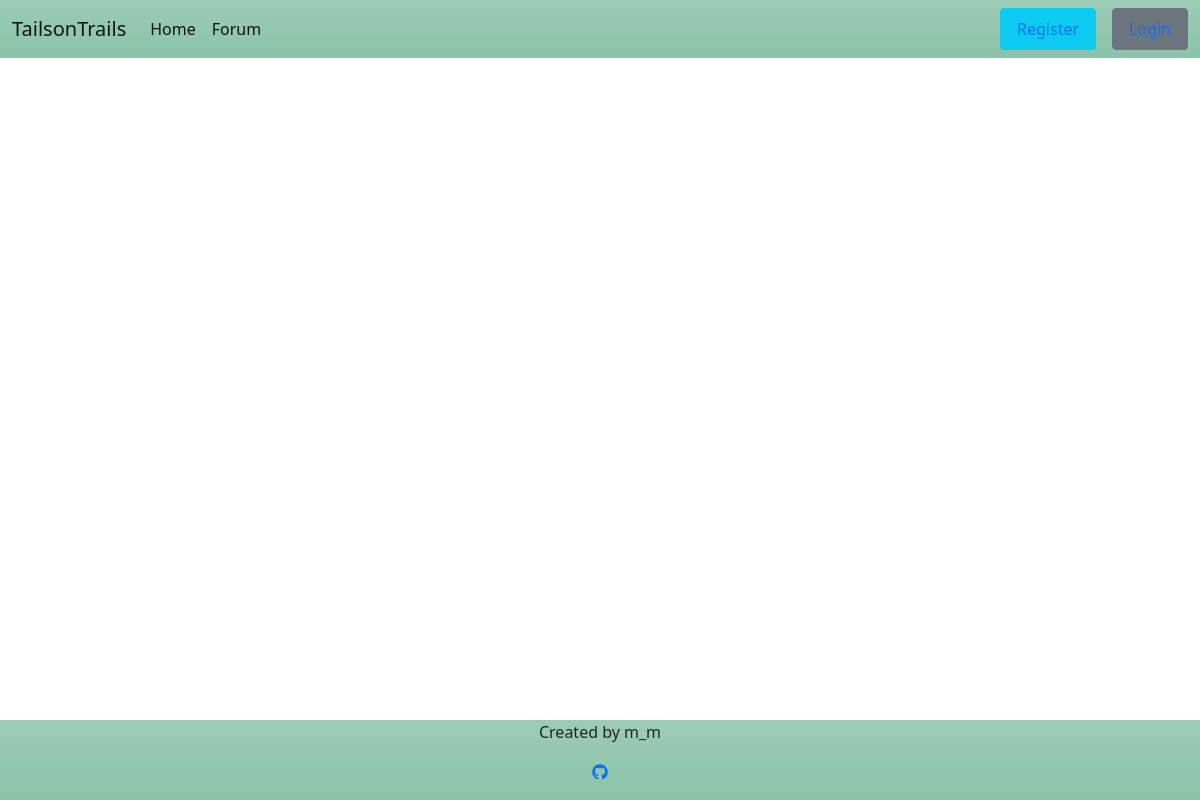
/posts/, run on an earlier commit of the app's database.
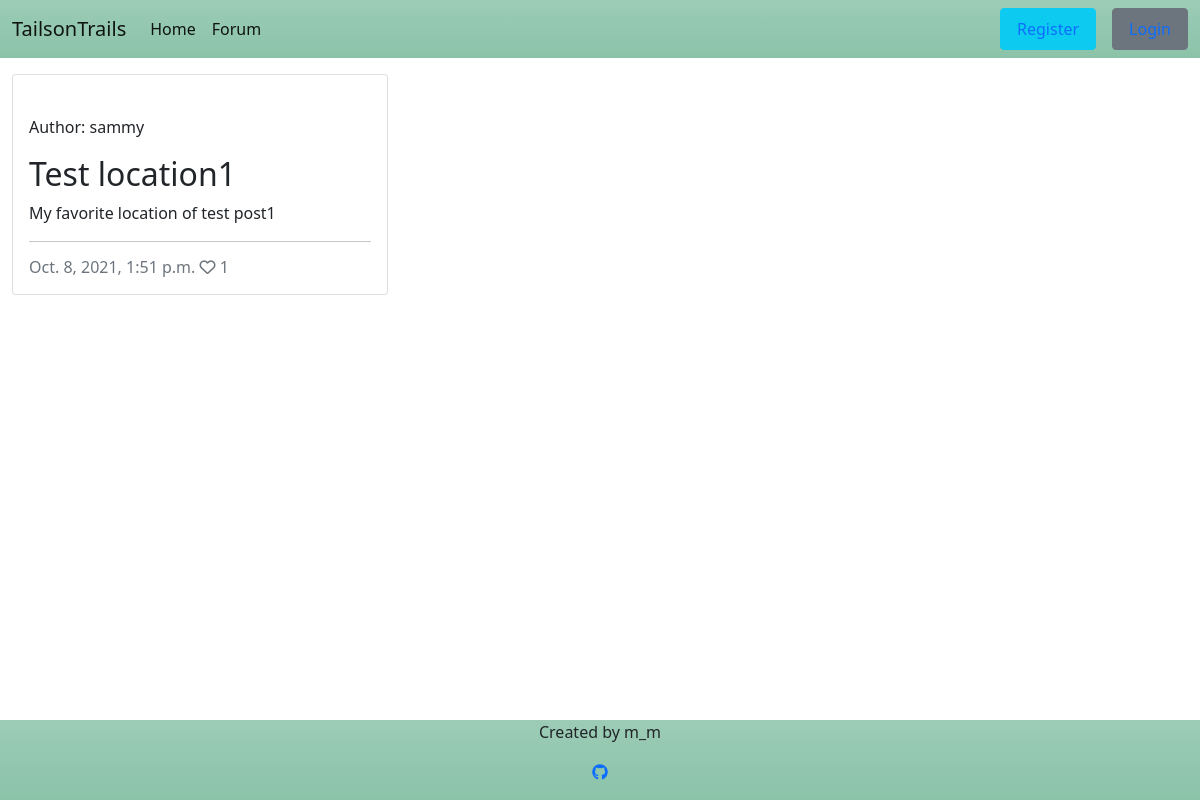
And on a later commit of the database.
### forum/models.py (models this page shows, shortened)
class Post(models.Model):
    location = models.CharField(max_length=50)
    slug = models.SlugField(max_length=200, unique=True)
    author = models.ForeignKey(
        User, on_delete=models.CASCADE, related_name="forum_posts"
    )
    featured_image = CloudinaryField('image', default='placeholder')
    excerpt = models.TextField(blank=True)
    updated_on = models.DateTimeField(auto_now=True)
    content = models.TextField()
    difficulty_hard = models.BooleanField(default=False)
    difficulty_moderate = models.BooleanField(default=False)
    difficulty_easy = models.BooleanField(default=False)
    breed_big = models.BooleanField(default=False)
    breed_mid = models.BooleanField(default=False)
    breed_sml = models.BooleanField(default=False)
    created_on = models.DateTimeField(auto_now_add=True)
    status = models.IntegerField(choices=STATUS, default=0)
    likes = models.ManyToManyField(
        User, related_name='blogpost_like', blank=True)
    class Meta:
        ordering = ["-created_on"]
    def number_of_likes(self):
        return self.likes.count()

### forum/views.py (the view)
# urls.py: path('posts/', views.PostList.as_view(), name='posts'),
class PostList(generic.ListView):
    model = Post
    queryset = Post.objects.filter(status=1).order_by("-created_on")
    template_name = "post_list.html"
    paginate_by = 6

### templates/post_list.html (shortened to what this page needs)
{% extends "base.html" %}
{% block content %}
<div class="container-fluid">
    <div class="row">
        <div class="col-12 mt-3 left">
            <div class="row">
                {% for post in post_list %}
                <div class="col-md-4">
                    <div class="card mb-4">
                        <div class="card-body">
                            <div class="image-container">
                                <div class="image-flash">
                                    <p class="author">Author: {{ post.author }}</p>
                                </div>
                            </div>
                            <div>
                                <h2 class="card-title">{{ post.location }}</h2>
                                <p class="card-text">{{ post.excerpt }}</p>
                            </div>
                            <hr />
                            <p class="card-text text-muted h6">{{ post.created_on}} <i class="far fa-heart"></i>
                                {{ post.number_of_likes }}</p>
                        </div>
                    </div>
                </div>
                {% endfor %}
            </div>
        </div>
    </div>
</div>
{%endblock%}

### templates/base.html (shortened to what this page needs)
{% load static %}
<!DOCTYPE html>
<html lang="en">
<head>
    <link href="https://cdn.jsdelivr.net/npm/bootstrap@5.1.1/dist/css/bootstrap.min.css" rel="stylesheet"
>
    <link rel="stylesheet" href="{% static 'css/style.css' %}">
</head>
<body>
    <header>
        <nav class="navbar navbar-expand-lg navbar-light bg-success bg-gradient bg-opacity-50">
            <div class="container-fluid">
                <a class="navbar-brand" href="{% url 'home' %}"><span class="brand">T<span>ails</span>on<span
                            class="brand">T</span>rails</span></span></a>
                <div class="collapse navbar-collapse" id="navbarText">
                    <ul class="navbar-nav me-auto mb-2 mb-lg-0">
                        <li class="nav-item">
                            <a class="nav-link active" aria-current="page" href="{% url 'home' %}">Home</a>
                        </li>
                        <li class="nav-item">
                            <a class="nav-link active" aria-current="page" href="{% url 'posts' %}">Forum</a>
                        </li>
                    </ul>
                    <ul class="nav">
                        {% if user.is_authenticated %}
                        <li class="nav-item">
                            <a class="nav-link btn btn-info" href="{% url 'account_logout' %}">Logout</a>
                        </li>
                        {% else %}
                        <li class="nav-item">
                            <a class="nav-link btn btn-info me-3" href="{% url 'account_signup' %}">Register</a>
                        </li>
                        <li class="nav-item">
                            <a class="nav-link btn btn-secondary" href="{% url 'account_login' %}">Login</a>
                        </li>
                        {% endif %}
                    </ul>
                </div>
            </div>
        </nav>
    </header>
    <main>
        {% block content %}
        {% endblock %}
    </main>
    <footer class="bg-success bg-gradient bg-opacity-50">
        <div class="text-center d-inline">
            <p> Created by m_m</p>
            <p><a href="https://github.com/" target="_blank" rel="noopener"
                    aria-label="Open our Github page in a new tab"><i class="fab fa-github"></i></a></p>
        </div>
    </footer>
</body>
</html>

### static/css/style.css (style rules this page uses)
body { display: flex; flex-flow: column; min-height: 100vh; }
main { flex: 1; }

What changed in the data, as far as the page shows it:
added Post: author "sammy", location "Test location1", excerpt "My favorite location of test post1", created_on "Oct. 8, 2021, 1:51 p.m.", number_of_likes "1"
